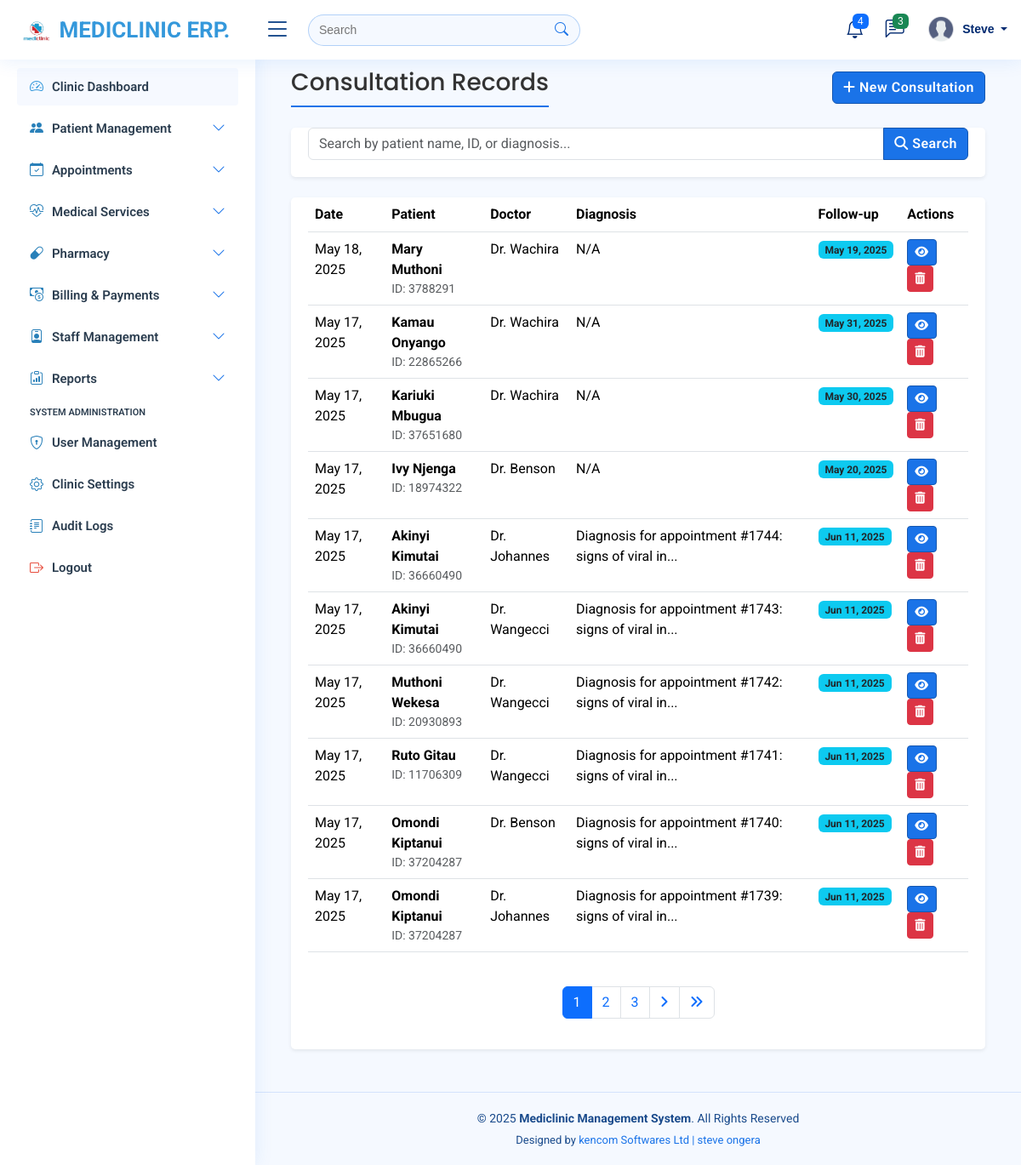
The app's page /consultations/ (signed in), older data.
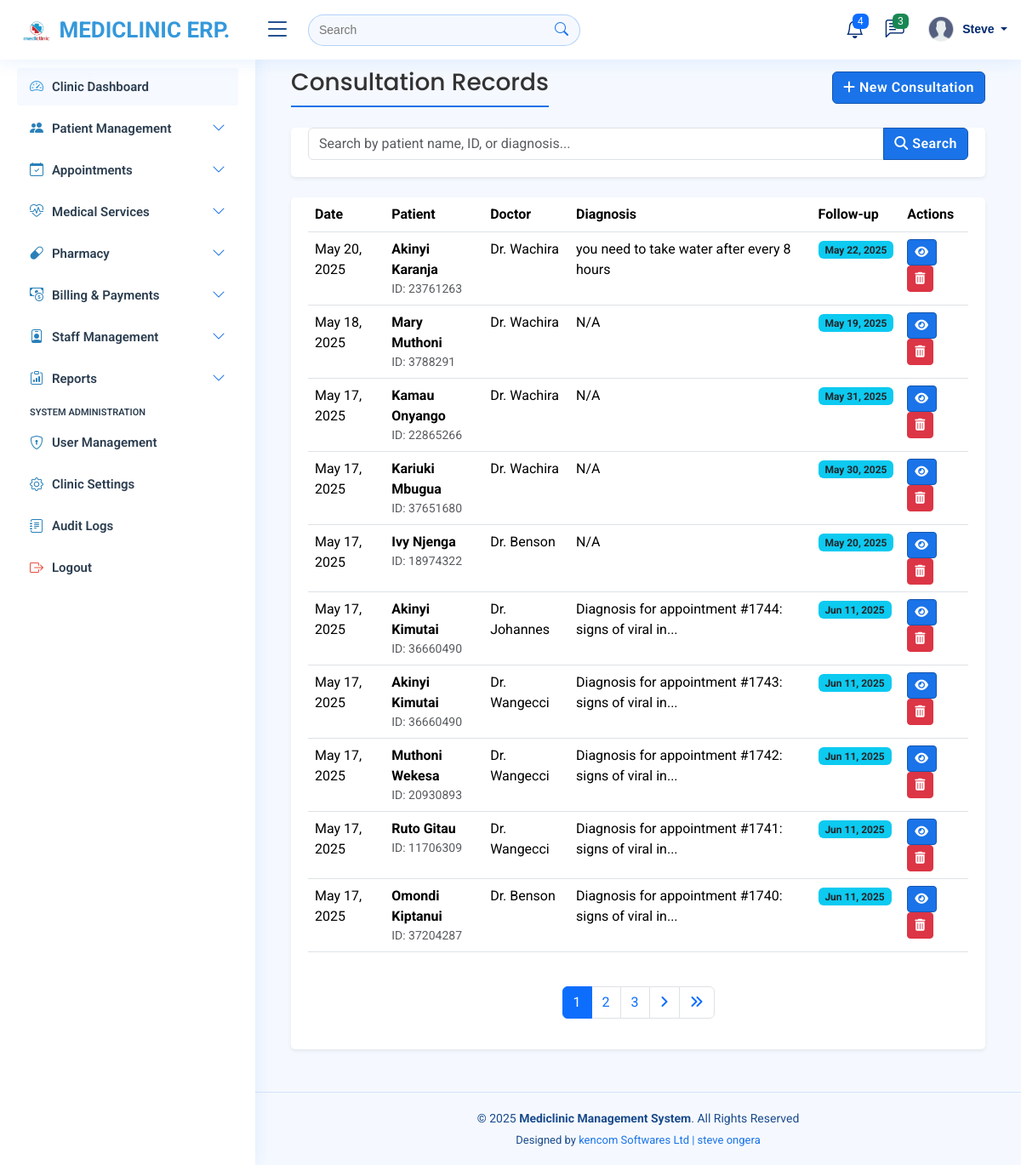
The same page, newer data.
### myapplication/models.py (models this page shows, shortened)
class User(AbstractUser):
    USER_TYPE_CHOICES = (
        ('ADMIN', 'Administrator'),
        ('DOCTOR', 'Doctor'),
        ('RECEPTIONIST', 'Receptionist'),
    )
    user_type = models.CharField(max_length=12, choices=USER_TYPE_CHOICES)
    phone_number = models.CharField(max_length=15, blank=True, null=True)
    specialization = models.CharField(max_length=100, blank=True, null=True)  # For doctors
    license_number = models.CharField(max_length=50, blank=True, null=True)  # For doctors
    is_active = models.BooleanField(default=True)

class Consultation(models.Model):
    appointment = models.OneToOneField(Appointment, on_delete=models.CASCADE)
    diagnosis = models.TextField()
    diseases = models.ManyToManyField(Disease, blank=True)
    notes = models.TextField(blank=True, null=True)
    follow_up_date = models.DateField(blank=True, null=True)
    follow_up_notes = models.TextField(blank=True, null=True)
    created_at = models.DateTimeField(auto_now_add=True)
    updated_at = models.DateTimeField(auto_now=True)

class Appointment(models.Model):
    STATUS_CHOICES = (
        ('SCHEDULED', 'Scheduled'),
        ('IN_PROGRESS', 'In Progress'),
        ('COMPLETED', 'Completed'),
        ('CANCELLED', 'Cancelled'),
        ('NO_SHOW', 'No Show'),
    )
    patient = models.ForeignKey(Patient, on_delete=models.CASCADE)
    doctor = models.ForeignKey(User, on_delete=models.CASCADE, limit_choices_to={'user_type': 'DOCTOR'})
    receptionist = models.ForeignKey(User, on_delete=models.SET_NULL, null=True, blank=True, related_name='booked_appointments', limit_choices_to={'user_type': 'RECEPTIONIST'})
    scheduled_time = models.DateTimeField()
    end_time = models.DateTimeField(blank=True, null=True)
    status = models.CharField(max_length=20, choices=STATUS_CHOICES, default='SCHEDULED')
    reason = models.TextField()
    symptoms = models.TextField(blank=True, null=True)
    created_at = models.DateTimeField(auto_now_add=True)
    updated_at = models.DateTimeField(auto_now=True)
    class Meta:
        ordering = ['scheduled_time']

class Patient(models.Model):
    GENDER_CHOICES = (
        ('M', 'Male'),
        ('F', 'Female'),
        ('O', 'Other'),
    )
    first_name = models.CharField(max_length=100)
    last_name = models.CharField(max_length=100)
    date_of_birth = models.DateField()
    gender = models.CharField(max_length=1, choices=GENDER_CHOICES)
    id_number = models.CharField(max_length=20, unique=True)
    phone_number = models.CharField(max_length=15)
    email = models.EmailField(blank=True, null=True)
    address = models.TextField(blank=True, null=True)
    blood_type = models.CharField(max_length=5, blank=True, null=True)
    allergies = models.TextField(blank=True, null=True)
    created_at = models.DateTimeField(auto_now_add=True)
    updated_at = models.DateTimeField(auto_now=True)
    class Meta:
        ordering = ['-created_at']

### myapplication/views.py (the view, shortened to what this page needs)
# urls.py: path('consultations/', views.consultation_list, name='consultation_list'),
def consultation_list(request):
    search_query = request.GET.get('search', '')
    consultations = Consultation.objects.select_related(
        'appointment',
        'appointment__patient',
        'appointment__doctor'
    ).order_by('-created_at')
    paginator = Paginator(consultations, 10)  # Show 10 consultations per page
    page_number = request.GET.get('page')
    page_obj = paginator.get_page(page_number)
    context = {
        'page_obj': page_obj,
        'search_query': search_query,
    }
    return render(request, 'consultations/consultation_list.html', context)

### templates/consultations/consultation_list.html (shortened to what this page needs)
{% extends 'base/base.html' %}
{% load static %}
{% block content %}
<div class="container-fluid">
    <div class="d-sm-flex align-items-center justify-content-between mb-4">
        <h1 class="h3 mb-0 text-gray-800">Consultation Records</h1>
        <a href="{% url 'new_consultation' %}" class="btn btn-primary">
            <i class="fas fa-plus"></i> New Consultation
        </a>
    </div>
    <div class="card shadow-sm mb-4">
        <div class="card-body">
            <form method="get" class="form-inline">
                <div class="input-group search-box">
                    <input type="text" class="form-control" name="search"
                           placeholder="Search by patient name, ID, or diagnosis..."
                           value="{{ search_query }}">
                    <button class="btn btn-primary" type="submit">
                        <i class="fas fa-search"></i> Search
                    </button>
                </div>
            </form>
        </div>
    </div>
    <div class="card shadow-sm">
        <div class="card-body">
            <div class="table-responsive">
                <table class="table table-hover">
                    <thead>
                        <tr>
                            <th>Date</th>
                            <th>Patient</th>
                            <th>Doctor</th>
                            <th>Diagnosis</th>
                            <th>Follow-up</th>
                            <th>Actions</th>
                        </tr>
                    </thead>
                    <tbody>
                        {% for consultation in page_obj %}
                        <tr>
                            <td>{{ consultation.created_at|date:"M d, Y" }}</td>
                            <td>
                                <strong>{{ consultation.appointment.patient.first_name }} {{ consultation.appointment.patient.last_name }}</strong>
                                <div class="text-muted small">ID: {{ consultation.appointment.patient.id_number }}</div>
                            </td>
                            <td>Dr. {{ consultation.appointment.doctor.last_name }}</td>
                            <td>
                                {% if consultation.diagnosis|length > 50 %}
                                    {{ consultation.diagnosis|slice:":50" }}...
                                {% else %}
                                    {{ consultation.diagnosis }}
                                {% endif %}
                            </td>
                            <td>
                                {% if consultation.follow_up_date %}
                                    <span class="badge badge-status bg-info text-dark">
                                        {{ consultation.follow_up_date|date:"M d, Y" }}
                                    </span>
                                {% else %}
                                    <span class="text-muted">None</span>
                                {% endif %}
                            </td>
                            <td>
                                <a href="{% url 'consultation_detail' consultation.id %}"
                                   class="btn btn-sm btn-primary action-btn"
                                   title="View">
                                    <i class="fas fa-eye"></i>
                                </a>
                                {% if request.user.user_type in 'DOCTOR' or request.user.user_type == 'ADMIN' %}
                                <button type="button"
                                        class="btn btn-sm btn-danger action-btn"
                                        title="Delete"
                                        data-bs-toggle="modal"
                                        data-bs-target="#deleteModal{{ consultation.id }}">
                                    <i class="fas fa-trash-alt"></i>
                                </button>
                                {% endif %}
                            </td>
                        </tr>
                        {% endfor %}
                    </tbody>
                </table>
            </div>
            {% if page_obj.paginator.num_pages > 1 %}
            <nav aria-label="Page navigation">
                <ul class="pagination justify-content-center mt-4">
                    {% for num in page_obj.paginator.page_range %}
                        {% if page_obj.number == num %}
                        <li class="page-item active">
                            <a class="page-link" href="#">{{ num }}</a>
                        </li>
                        {% elif num > page_obj.number|add:'-3' and num < page_obj.number|add:'3' %}
                        <li class="page-item">
                            <a class="page-link" href="?page={{ num }}{% if search_query %}&search={{ search_query }}{% endif %}">{{ num }}</a>
                        </li>
                        {% endif %}
                    {% endfor %}
                    {% if page_obj.has_next %}
                    <li class="page-item">
                        <a class="page-link" href="?page={{ page_obj.next_page_number }}{% if search_query %}&search={{ search_query }}{% endif %}">
                            <i class="fas fa-angle-right"></i>
                        </a>
                    </li>
                    <li class="page-item">
                        <a class="page-link" href="?page={{ page_obj.paginator.num_pages }}{% if search_query %}&search={{ search_query }}{% endif %}">
                            <i class="fas fa-angle-double-right"></i>
                        </a>
                    </li>
                    {% endif %}
                </ul>
            </nav>
            {% endif %}
        </div>
    </div>
</div>
{% endblock %}

### templates/base/navbar.html (shortened to what this page needs)
{% load static %}
<header id="header" class="header fixed-top d-flex align-items-center">
    <div class="d-flex align-items-center justify-content-between">
      {% if request.user.is_staff %}
        <a href="#" class="logo d-flex align-items-center">
        {% else %}
        <a href="#" class="logo d-flex align-items-center">
      {% endif %}
        <img src="{% static 'assets/img/mediclinic-logo.png'%}" alt="">
           <span class="d-none d-lg-block" style="font-family: 'Roboto', sans-serif; font-weight: 700; color: #3498db;">MEDICLINIC ERP.</span>
      </a>
      <i class="bi bi-list toggle-sidebar-btn"></i>
    </div>
    <div class="search-bar">
      <form class="search-form d-flex align-items-center"  action="/">
        <input type="text" name="query" placeholder="Search" title="Enter search keyword">
        <button type="submit" title="Search"><i class="bi bi-search"></i></button>
      </form>
    </div>
    <nav class="header-nav ms-auto">
      <ul class="d-flex align-items-center">
        <li class="nav-item dropdown">
          <a class="nav-link nav-icon" href="#" data-bs-toggle="dropdown">
            <i class="bi bi-bell"></i>
            <span class="badge bg-primary badge-number">4</span>
          </a>
            </li>
          </ul>
        <li class="nav-item dropdown">
          <a class="nav-link nav-icon" href="#" data-bs-toggle="dropdown">
            <i class="bi bi-chat-left-text"></i>
            <span class="badge bg-success badge-number">3</span>
          </a>
        </li>
        <li class="nav-item dropdown pe-3">
          <a class="nav-link nav-profile d-flex align-items-center pe-0" href="#" data-bs-toggle="dropdown">
            <img src="{% static 'assets/img/profile.png'%}" alt="Profile" class="rounded-circle">
            <span class="d-none d-md-block dropdown-toggle ps-2">
              {% if user.is_authenticated %}
                  {{ user.first_name }}
              {% else %}
                  Admin
              {% endif %}
            </span>
          </a>
        </li>
    </nav>
  </header>

Row changes from the older to the newer data that the page shows:
no longer on this page (row unchanged): Consultation: created_at "May 17, 2025", appointment.patient.first_name "Omondi", appointment.patient.last_name "Kiptanui", appointment.patient.id_number "37204287", appointment.doctor.last_name "Johannes", diagnosis "Diagnosis for appointment #1739: signs of viral in", follow_up_date "Jun 11, 2025"
added Consultation: created_at "May 20, 2025", appointment.patient.first_name "Akinyi", appointment.patient.last_name "Karanja", appointment.patient.id_number "23761263", appointment.doctor.last_name "Wachira", diagnosis "you need to take water after every 8 hours", follow_up_date "May 22, 2025"
